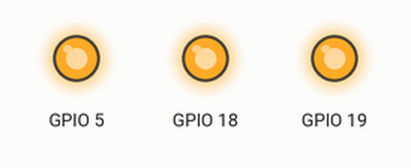
Recording of a sketch running on a simulated ESP8266 (NodeMCU). Shown: output pins drawn as LEDs (lit = HIGH).

Above: at 2.5 s.
At 7.5 s:
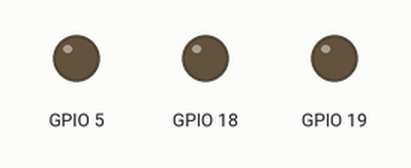
Timing chart, 0 to 13.0 s (numbered marks = the images above):
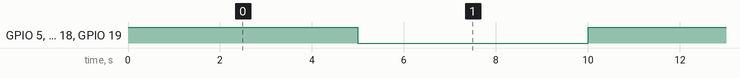

The sketch:

ESP32_ledblink.ino
```cpp
void setup() {
  // put your setup code here, to run once:
pinMode(5, OUTPUT);
pinMode(18, OUTPUT);
pinMode(19, OUTPUT);
}

void loop() {
  // put your main code here, to run repeatedly:
digitalWrite(5, HIGH);
digitalWrite(18, HIGH);
digitalWrite(19, HIGH);
delay(5000);
digitalWrite(5, LOW);
digitalWrite(18, LOW);
digitalWrite(19, LOW);
delay(5000);
}
```

Measured:
- by itself, GPIO 5, GPIO 18, GPIO 19: alternates HIGH for 5.0 s and LOW for 5.0 s
